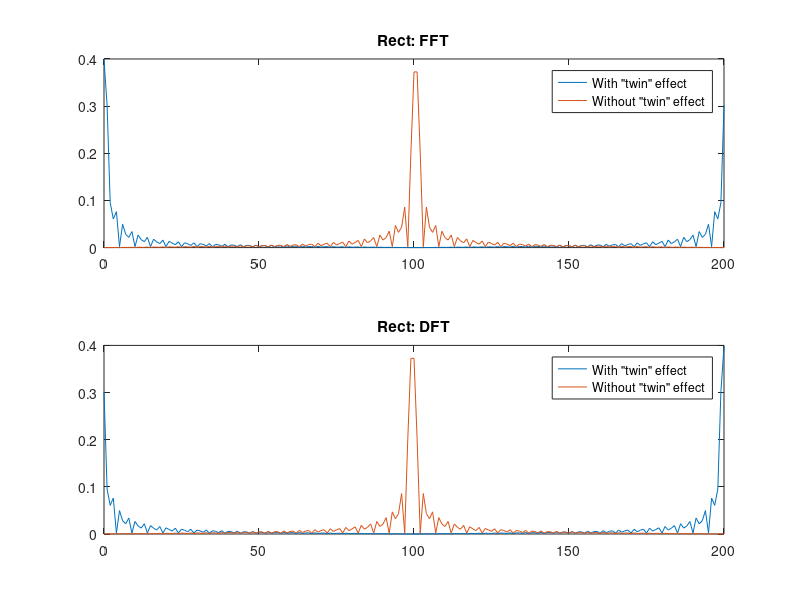
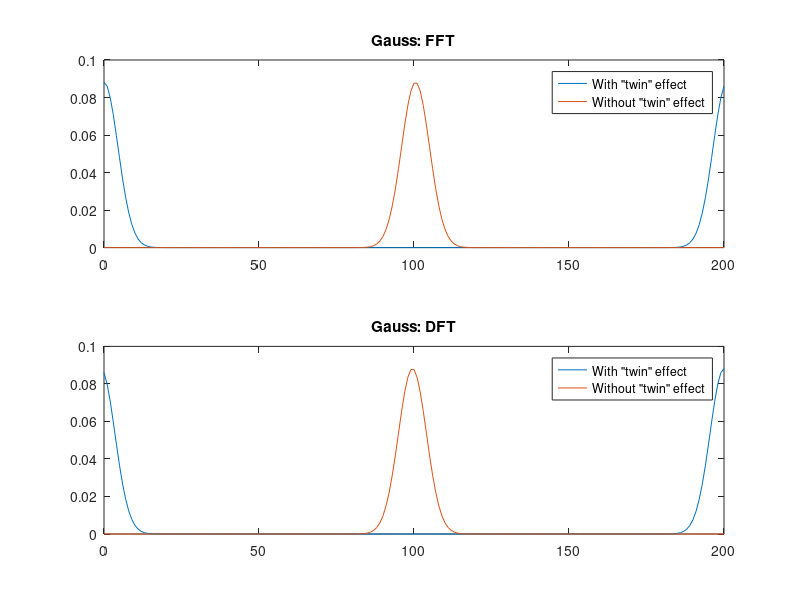

These figures' MATLAB source, in order:
% Main function
function lab2()

    % Input parameters
    T = 2.0;
    sigma = 0.5;

    % Borders of calculation
    delta = 5;
    t = -delta:0.05:delta;
    %disp(t);
    
    %delta = 100;
    %t = 0:1:delta;

    % Calculation of pulse functions
    x1 = zeros(size(t));
    x1(abs(t) - T < 0) = 1;
    x1(abs(t) == T) = 0.5;
    
    x2 = exp(-(t / sigma).^2);
    
    
    % without "twin" effect
    x1_1 = zeros(size(t));
    x2_1 = zeros(size(t));
    for i = 1:length(t)
        x1_1(i) = ((-1) ^ i) * x1(i);
        x2_1(i) = ((-1) ^ i) * x2(i);
    end;

    % FFT of functions (with "twin" effect)
    y_rec = fft(x1);
    y_gauss = fft(x2);

    % FFT of functions (without "twin" effect)
    y_rec_without_twin = fft(x1_1);
    y_gauss_without_twin = fft(x2_1);

    % DFT of functions (with "twin" effect)
    z_rec = dft(x1);
    z_gauss = dft(x2);

    % DFT of functions (without "twin" effect)
    z_rec_without_twin = dft(x1_1);
    z_gauss_without_twin = dft(x2_1);

    %
    % PLOTTING
    %

    xs = 0:length(t) - 1;

    figure (1);
    subplot(2, 1, 1);
    plot(xs, abs(y_rec) / length(xs), xs, abs(y_rec_without_twin) / length(xs));
    title('Rect: FFT');
    legend('With "twin" effect', 'Without "twin" effect');
    subplot(2, 1, 2);
    plot(xs, abs(z_rec) / length(xs), xs, abs(z_rec_without_twin) / length(xs));
    title('Rect: DFT');
    legend('With "twin" effect', 'Without "twin" effect');

    figure (2);
    subplot(2, 1, 1);
    plot(xs, abs(y_gauss) / length(xs), xs, abs(y_gauss_without_twin) / length(xs));
    title('Gauss: FFT');
    legend('With "twin" effect', 'Without "twin" effect');

    subplot(2, 1, 2);
    plot(xs, abs(z_gauss) / length(xs), xs, abs(z_gauss_without_twin) / length(xs));
    title('Gauss: DFT');
    legend('With "twin" effect', 'Without "twin" effect');

end

% Discrete Fourier Transform function
function y = dft(x)
    N = length(x);
    a = zeros(size(x));
    const = -2 * pi * sqrt(-1) / N;
    for k = 1:length(a)
        for n = 1:length(x)
            a(k) = a(k) + x(n) * exp(const * k * n);
        end
    end
    y = a;
end
